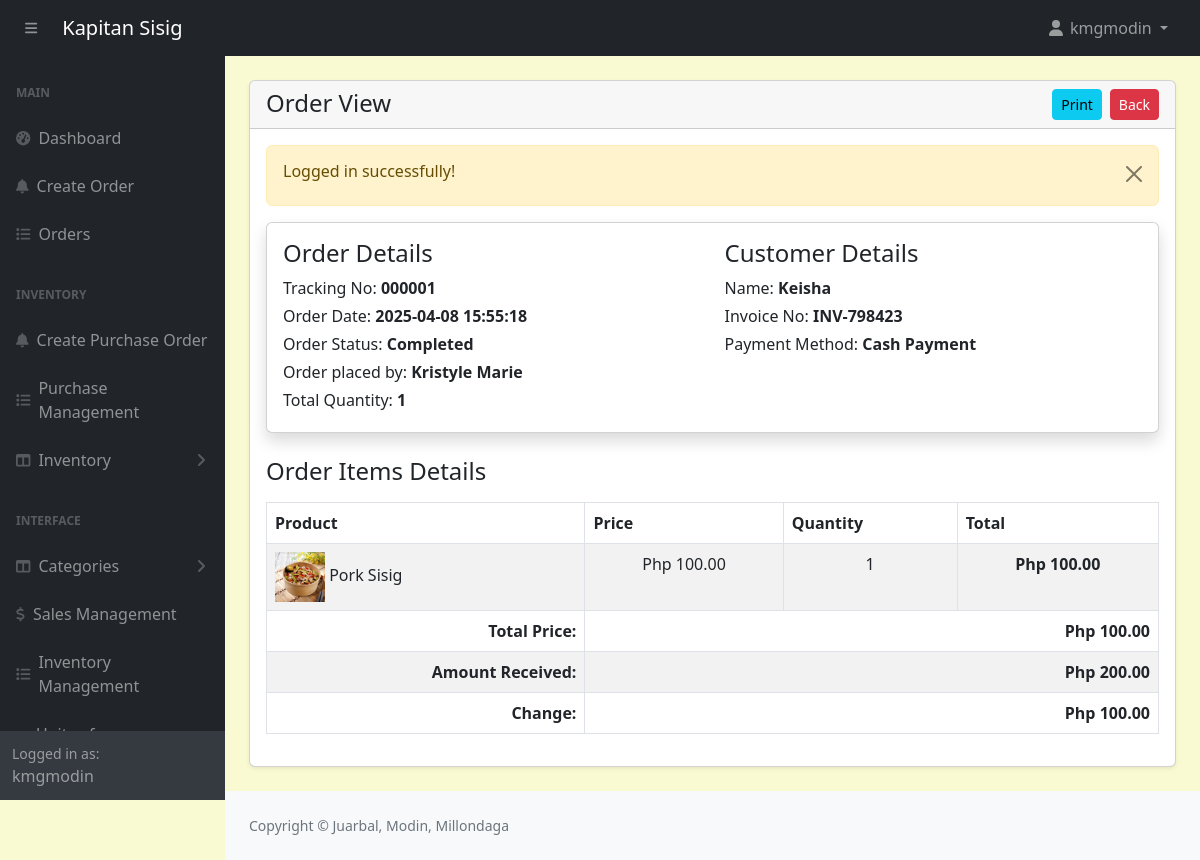
Screenshot of /admin/orders-view.php?track=000001 (signed in) with the database file from the repository.
### tables this page shows
CREATE TABLE `orders` (
  `id` int(11) NOT NULL,
  `customer_id` int(11) NOT NULL,
  `tracking_no` varchar(100) NOT NULL,
  `invoice_no` varchar(100) NOT NULL,
  `total_amount` varchar(100) NOT NULL,
  `amount_received` decimal(10,2) NOT NULL,
  `change_money` varchar(200) NOT NULL,
  `order_date` datetime DEFAULT NULL,
  `order_status` enum('Placed','Preparing','Completed','Cancelled') NOT NULL DEFAULT 'Placed' COMMENT 'placed, preparing, completed, cancelled',
  `payment_mode` varchar(100) NOT NULL COMMENT 'cash,online',
  `order_placed_by_id` varchar(100) NOT NULL
);

CREATE TABLE `customers` (
  `id` int(11) NOT NULL,
  `name` varchar(566) NOT NULL
);

CREATE TABLE `order_items` (
  `id` int(11) NOT NULL,
  `order_id` int(11) NOT NULL,
  `product_id` int(11) NOT NULL,
  `price` varchar(100) NOT NULL,
  `quantity` varchar(100) NOT NULL
);

CREATE TABLE `products` (
  `id` int(11) NOT NULL,
  `category_id` int(11) NOT NULL,
  `productname` varchar(191) NOT NULL,
  `description` varchar(191) NOT NULL,
  `price` decimal(10,2) NOT NULL,
  `image` varchar(255) NOT NULL,
  `created_at` date NOT NULL DEFAULT current_timestamp(),
  `quantity` int(11) NOT NULL
);

### admin/orders-view.php (the view, shortened to what this page needs)
<?php include('includes/header.php'); ?>
<div class="container-fluid px-4 mb-4">
    <div class="card mt-4 shadow-sm">
        <div class="card-header">
            <h4 class="mb-0">Order View
                <a href="orders.php" class="btn btn-danger btn-sm float-end">Back</a>
                <a href="orders-view-print.php?track=<?= $_GET['track'] ?>" class="btn btn-info mx-2 btn-sm float-end">Print</a>
            </h4>
        </div>
        <div class="card-body">
        <?php
        if (isset($_GET['track'])) {
                ?>
                <?php
            $trackingNo = validate($_GET['track']);
            $query = "SELECT o.*, c.* FROM orders o
                      INNER JOIN customers c ON c.id = o.customer_id
                      WHERE o.tracking_no = '$trackingNo' ORDER BY o.id DESC";
            $orders = mysqli_query($conn, $query);
            $orderItemQuery = "SELECT oi.quantity AS orderItemQuantity, oi.price AS orderItemPrice, p.*, o.*
                               FROM orders o
                               INNER JOIN order_items oi ON oi.order_id = o.id
                               INNER JOIN products p ON p.id = oi.product_id
                               WHERE o.tracking_no = '$trackingNo'";
            $orderItemsRes = mysqli_query($conn, $orderItemQuery);
            if ($orders && mysqli_num_rows($orders) > 0) {
                $orderData = mysqli_fetch_assoc($orders);
                $totalQuantity = 0;
                if ($orderItemsRes && mysqli_num_rows($orderItemsRes) > 0) {
                    while ($orderItemRow = mysqli_fetch_assoc($orderItemsRes)) {
                        $totalQuantity += $orderItemRow['orderItemQuantity'];
                    }
                }
                mysqli_data_seek($orderItemsRes, 0);
                ?>
                <div class="card card-body shadow border-1 mb-4">
                    <div class="row">
                        <div class="col-md-6">
                            <h4>Order Details</h4>
                            <label class="mb-1">
                                Tracking No: <span class="fw-bold"><?= htmlspecialchars($orderData['tracking_no'], ENT_QUOTES, 'UTF-8'); ?></span>
                            </label>
                            <br/>
                            <label class="mb-1">
                                Order Date: <span class="fw-bold"><?= htmlspecialchars($orderData['order_date'], ENT_QUOTES, 'UTF-8'); ?></span>
                            </label>
                            <br/>
                            <label class="mb-1">
                                Order Status: <span class="fw-bold"><?= htmlspecialchars($orderData['order_status'], ENT_QUOTES, 'UTF-8'); ?></span>
                            </label>
                            <br/>
                            <label class="mb-1">
                                Order placed by: <span class="fw-bold"><?= htmlspecialchars($orderData['order_placed_by_id'], ENT_QUOTES, 'UTF-8'); ?></span>
                            </label>
                            <br/>
                            <label class="mb-1">
                                Total Quantity: <span class="fw-bold"><?= htmlspecialchars($totalQuantity, ENT_QUOTES, 'UTF-8'); ?></span>
                            </label>
                            <br/>
                        </div>
                        <div class="col-md-6">
                            <h4>Customer Details</h4>
                            <label class="mb-1">
                                Name: <span class="fw-bold"><?= htmlspecialchars($orderData['name'], ENT_QUOTES, 'UTF-8'); ?></span>
                            </label>
                            <br/>
                            <label class="mb-1">
                                Invoice No: <span class="fw-bold"><?= htmlspecialchars($orderData['invoice_no'], ENT_QUOTES, 'UTF-8'); ?></span>
                            </label>
                            <br/>
                            <label class="mb-1">
                                Payment Method: <span class="fw-bold"><?= htmlspecialchars($orderData['payment_mode'], ENT_QUOTES, 'UTF-8'); ?></span>
                            </label>
                            <br/>
                        </div>
                    </div>
                </div>
                <h4 class="my-3">Order Items Details</h4>
                <table class="table table-bordered table-striped">
                    <thead>
                        <tr>
                            <th>Product</th>
                            <th>Price</th>
                            <th>Quantity</th>
                            <th>Total</th>
                        </tr>
                    </thead>
                    <tbody>
                        <?php
                        while ($orderItemRow = mysqli_fetch_assoc($orderItemsRes)) {
                            $itemTotal = $orderItemRow['orderItemPrice'] * $orderItemRow['orderItemQuantity'];
                            ?>
                            <tr>
                                <td>
                                    <img src="<?= $orderItemRow['image'] != '' ? '../'.$orderItemRow['image'] : '../pics/uploads/no-img.jpg'; ?>"
                                         style="width:50px;height:50px;" alt="Img"/>
                                    <?= htmlspecialchars($orderItemRow['productname'], ENT_QUOTES, 'UTF-8'); ?>
                                </td>
                                <td class="text-center">Php <?= number_format($orderItemRow['orderItemPrice'], 2); ?></td>
                                <td class="text-center"><?= $orderItemRow['orderItemQuantity']; ?></td>
                                <td class="fw-bold text-center">Php <?= number_format($itemTotal, 2); ?></td>
                            </tr>
                            <?php
                        }
                        ?>
                        <tr>
                            <td class="text-end fw-bold">Total Price: </td>
                            <td colspan="3" class="text-end fw-bold">Php <?= number_format($orderData['total_amount'], 2); ?></td>
                        </tr>
                        <tr>
                            <td class="text-end fw-bold">Amount Received: </td>
                            <td colspan="3" class="text-end fw-bold">Php <?= number_format($orderData['amount_received'], 2); ?></td>
                        </tr>
                        <tr>
                            <td class="text-end fw-bold">Change: </td>
                            <td colspan="3" class="text-end fw-bold">Php <?= number_format($orderData['change_money'], 2); ?></td>
                        </tr>
                    </tbody>
                </table>
                <?php
            } else {
                echo '<h5>No record found!</h5>';
            }
        }
        ?>
        </div>
    </div>
</div>
<?php include('includes/footer.php'); ?>

### admin/assets/css/custom.css (style rules this page uses)
body { margin: 0; font-family: system-ui, -apple-system, "Segoe UI", Roboto, "Helvetica Neue", "Noto Sans", "Liberation Sans", Arial, sans-serif; font-size: 1rem; font-weight: 400; line-height: 1.5; color: #212529; text-align: left; background-color: #FAFAD2; -webkit-text-size-adjust: 100%; -webkit-tap-highlight-color: rgba(0, 0, 0, 0); }

### rows the page displays
orders: tracking_no "000001", order_date "2025-04-08 15:55:18", order_status "Completed", order_placed_by "Kristyle Marie", customer.name "Keisha", invoice_no "INV-798423", payment_mode "Cash Payment", total_amount "100.00", amount_received "200.00", change_money "100.00"
order_items: product.productname "Pork Sisig", price "100.00", quantity "1"

### other values shown
$_SESSION['loggedInUser']['username'] "kmgmodin"
$_SESSION['message'] "Logged in successfully!"
$totalQuantity "1"
